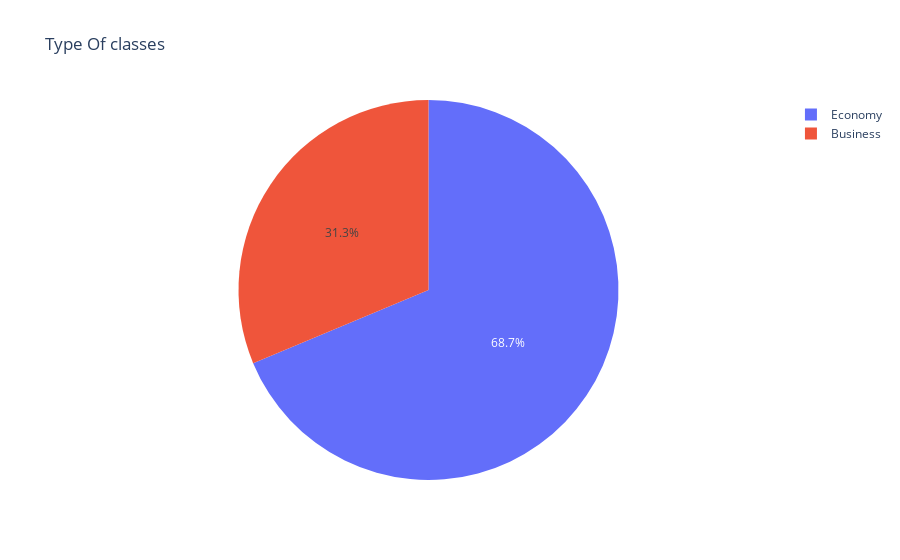

Notebook code for this chart:
### Code cell
fig = px.pie(class_count, values='count', names='class',title='Type Of classes ')
fig.show()

### Figure 1 — Plotly figure (JSON) as saved in the notebook; plotly's stock layout.template omitted (floating-point values rounded to 4 significant figures)
{"data": [{"domain": {"x": [0, 1], "y": [0, 1]}, "hovertemplate": "class=%{label}<br>count=%{value}<extra></extra>", "labels": ["Economy", "Business"], "legendgroup": "", "name": "", "showlegend": true, "type": "pie", "values": [204792, 93251]}], "layout": {"legend": {"tracegroupgap": 0}, "title": {"text": "Type Of classes "}}}
